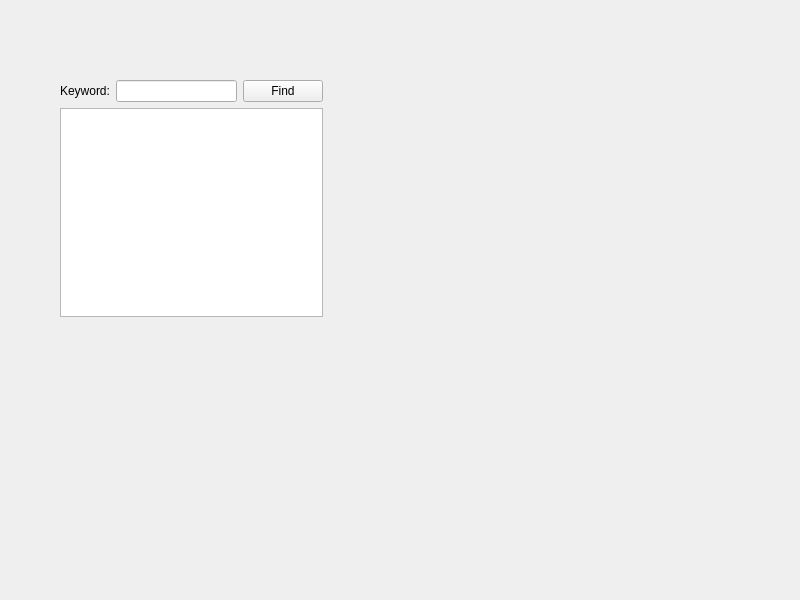
<?xml version="1.0" encoding="UTF-8"?>
<ui version="4.0">
 <class>TextFinder</class>
 <widget class="QWidget" name="TextFinder">
  <property name="geometry">
   <rect>
    <x>0</x>
    <y>0</y>
    <width>800</width>
    <height>600</height>
   </rect>
  </property>
  <property name="windowTitle">
   <string>TextFinder</string>
  </property>
  <widget class="QWidget" name="">
   <property name="geometry">
    <rect>
     <x>60</x>
     <y>80</y>
     <width>263</width>
     <height>237</height>
    </rect>
   </property>
   <layout class="QVBoxLayout" name="verticalLayout">
    <item>
     <layout class="QHBoxLayout" name="horizontalLayout">
      <item>
       <widget class="QLabel" name="label">
        <property name="text">
         <string>Keyword:</string>
        </property>
       </widget>
      </item>
      <item>
       <widget class="QLineEdit" name="lineEdit"/>
      </item>
      <item>
       <widget class="QPushButton" name="pushButton">
        <property name="text">
         <string>Find</string>
        </property>
       </widget>
      </item>
     </layout>
    </item>
    <item>
     <widget class="QTextEdit" name="textEdit"/>
    </item>
   </layout>
  </widget>
 </widget>
 <resources/>
 <connections/>
</ui>
